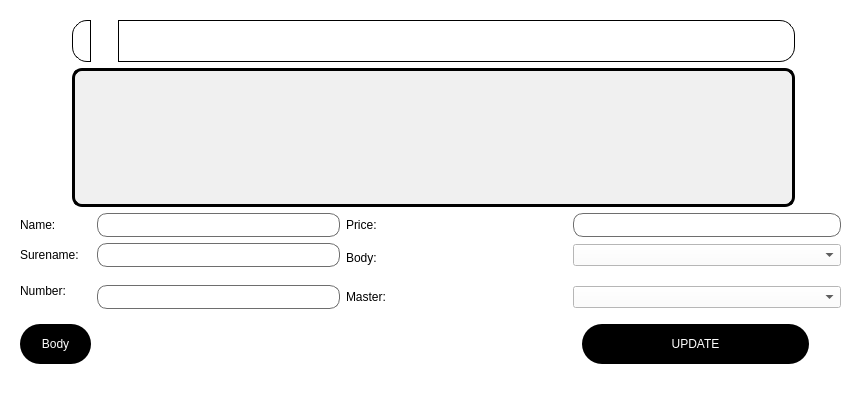
<?xml version="1.0" encoding="UTF-8"?>
<ui version="4.0">
 <class>AcceptReques</class>
 <widget class="QWidget" name="AcceptReques">
  <property name="geometry">
   <rect>
    <x>0</x>
    <y>0</y>
    <width>658</width>
    <height>393</height>
   </rect>
  </property>
  <property name="windowTitle">
   <string>Form</string>
  </property>
  <property name="styleSheet">
   <string notr="true">background-color: rgb(255, 255, 255);
color: rgb(0, 0, 0);
font: 14pt &quot;Candara&quot;;</string>
  </property>
  <layout class="QGridLayout" name="gridLayout_2">
   <item row="0" column="0">
    <widget class="QStackedWidget" name="acceptStkW">
     <property name="currentIndex">
      <number>1</number>
     </property>
     <widget class="QWidget" name="question">
      <property name="styleSheet">
       <string notr="true">QLineEdit {
                 background-color: white;
                 color: black;
                 border: 1px solid rgb(110, 110, 110);
              border-radius: 10px;
                 padding: 3px 7px;
             }

             QLineEdit:focus {
                 border: 2px solid rgb(90, 90, 90);
            }QPushButton
{
	background-color: rgb(0, 0, 0);
	color: rgb(255, 255, 255);
border-radius: 20px;
box-shadow: 0 0 20px 10px rgb(240, 158, 255);
width: 90px;
  height: 90px;
}
QPushButton:hover {
               border: 2px solid rgb(200, 200, 200);
            }
QPushButton:pressed {
             background-color: rgb(255, 255, 255);
	        color: rgb(0, 0, 0);
            }</string>
      </property>
      <layout class="QGridLayout" name="gridLayout">
       <item row="3" column="3">
        <widget class="QPushButton" name="refusePb">
         <property name="text">
          <string/>
         </property>
         <property name="icon">
          <iconset resource="picture.qrc">
           <normaloff>:/photo/refuse.jpg</normaloff>:/photo/refuse.jpg</iconset>
         </property>
         <property name="iconSize">
          <size>
           <width>60</width>
           <height>60</height>
          </size>
         </property>
        </widget>
       </item>
       <item row="3" column="4">
        <spacer name="horizontalSpacer_2">
         <property name="orientation">
          <enum>Qt::Horizontal</enum>
         </property>
         <property name="sizeHint" stdset="0">
          <size>
           <width>40</width>
           <height>20</height>
          </size>
         </property>
        </spacer>
       </item>
       <item row="3" column="2">
        <spacer name="horizontalSpacer_3">
         <property name="orientation">
          <enum>Qt::Horizontal</enum>
         </property>
         <property name="sizeHint" stdset="0">
          <size>
           <width>40</width>
           <height>20</height>
          </size>
         </property>
        </spacer>
       </item>
       <item row="3" column="1">
        <widget class="QPushButton" name="accepPB">
         <property name="text">
          <string/>
         </property>
         <property name="icon">
          <iconset resource="picture.qrc">
           <normaloff>:/photo/acceptJpg.jpg</normaloff>:/photo/acceptJpg.jpg</iconset>
         </property>
         <property name="iconSize">
          <size>
           <width>60</width>
           <height>60</height>
          </size>
         </property>
        </widget>
       </item>
       <item row="0" column="1">
        <spacer name="verticalSpacer_2">
         <property name="orientation">
          <enum>Qt::Vertical</enum>
         </property>
         <property name="sizeHint" stdset="0">
          <size>
           <width>20</width>
           <height>40</height>
          </size>
         </property>
        </spacer>
       </item>
       <item row="4" column="1">
        <spacer name="verticalSpacer">
         <property name="orientation">
          <enum>Qt::Vertical</enum>
         </property>
         <property name="sizeHint" stdset="0">
          <size>
           <width>20</width>
           <height>40</height>
          </size>
         </property>
        </spacer>
       </item>
       <item row="1" column="1" colspan="3">
        <widget class="QLabel" name="label">
         <property name="text">
          <string>Do you want to accept this application?</string>
         </property>
         <property name="alignment">
          <set>Qt::AlignCenter</set>
         </property>
        </widget>
       </item>
       <item row="3" column="0">
        <spacer name="horizontalSpacer">
         <property name="orientation">
          <enum>Qt::Horizontal</enum>
         </property>
         <property name="sizeHint" stdset="0">
          <size>
           <width>40</width>
           <height>20</height>
          </size>
         </property>
        </spacer>
       </item>
       <item row="2" column="1">
        <spacer name="verticalSpacer_3">
         <property name="orientation">
          <enum>Qt::Vertical</enum>
         </property>
         <property name="sizeHint" stdset="0">
          <size>
           <width>20</width>
           <height>40</height>
          </size>
         </property>
        </spacer>
       </item>
      </layout>
     </widget>
     <widget class="QWidget" name="addNewCustomer">
      <property name="styleSheet">
       <string notr="true">QWidget
{
background-color: rgb(255, 255, 255);
color: rgb(0, 0, 0);
	font: 9pt &quot;Candara&quot;;
}
QTableView {
	font: 9pt &quot;Century Gothic&quot;;
    border: 3px solid black;
    border-radius: 10px;
    background-color: #f0f0f0;  /* Фон заокругленого віджета */
    selection-background-color: #a6a6a6;  /* Колір виділення */
}
/* Імена стовбців */
QHeaderView::section {
    background-color: #404040;  /* Колір фону */
    color: white;  /* Колір тексту */
    padding: 4px;
    border: 1px solid #303030;  /* Границі */
}

/* Номерація рядків */
QTableView QTableCornerButton::section {
    background-color: #404040;  /* Колір фону */
    color: white;  /* Колір тексту */
    border: 1px solid #303030;  /* Границі */
}


QTableView::item:hover {
    border: 2px solid #505050;  /* Колір границі при наведенні */
}

QTableView::item:selected {
    border: 2px solid #303030;  /* Колір границі при виділенні */
}
QLineEdit {
font: 12pt &quot;Candara&quot;;
                 background-color: white;
                 color: black;
                 border: 1px solid rgb(110, 110, 110);
              border-radius: 10px;
                 padding: 3px 7px;
             }

             QLineEdit:focus {
                 border: 2px solid rgb(90, 90, 90);
            }
QPushButton
{
	font: 10pt &quot;Candara&quot;;
	background-color: rgb(0, 0, 0);
	color: rgb(255, 255, 255);
border-radius: 20px;
box-shadow: 0 0 20px 10px rgb(240, 158, 255);
width: 50px;
  height: 40px;
}
QPushButton:hover {
               border: 2px solid rgb(200, 200, 200);
            }
QPushButton:pressed {
             background-color: rgb(255, 255, 255);
	        color: rgb(0, 0, 0);
            }
QLabel{font: 12pt &quot;Candara&quot;;}</string>
      </property>
      <layout class="QGridLayout" name="gridLayout_3">
       <item row="6" column="4">
        <widget class="QLabel" name="masterLb">
         <property name="text">
          <string>Master:</string>
         </property>
        </widget>
       </item>
       <item row="2" column="5" colspan="3">
        <widget class="QLineEdit" name="priceLE"/>
       </item>
       <item row="1" column="1" colspan="5">
        <widget class="QTableView" name="customerTv"/>
       </item>
       <item row="6" column="2" colspan="2">
        <widget class="QLineEdit" name="numberLE"/>
       </item>
       <item row="4" column="0" rowspan="3">
        <widget class="QLabel" name="numberLb">
         <property name="text">
          <string>Number:</string>
         </property>
        </widget>
       </item>
       <item row="0" column="1">
        <widget class="QLabel" name="searchLbl">
         <property name="styleSheet">
          <string notr="true">QLabel {
    border: 1px solid #000000; /* Задайте границю */
    border-top-left-radius: 15px; /* Заокруглення тільки з одного боку */
    border-bottom-left-radius: 15px;
    border-top-right-radius: 0; /* Встановіть інші кути без заокруглення */
    border-bottom-right-radius: 0;
    background-color: rgb(255, 255, 255); /* Колір фону */
    color: #000000; /* Колір тексту */
    padding: 5px; /* Відступи */
    width: 35px;
    height: 30px;
}
</string>
         </property>
         <property name="text">
          <string/>
         </property>
         <property name="pixmap">
          <pixmap resource="picture.qrc">:/photo/search.png</pixmap>
         </property>
        </widget>
       </item>
       <item row="2" column="0">
        <widget class="QLabel" name="nameLb">
         <property name="text">
          <string>Name:</string>
         </property>
        </widget>
       </item>
       <item row="3" column="0" colspan="2">
        <widget class="QLabel" name="surenameLb">
         <property name="text">
          <string>Surename:</string>
         </property>
        </widget>
       </item>
       <item row="2" column="2" colspan="2">
        <widget class="QLineEdit" name="nameLE"/>
       </item>
       <item row="3" column="4" rowspan="2">
        <widget class="QLabel" name="bodyLb">
         <property name="text">
          <string>Body:</string>
         </property>
        </widget>
       </item>
       <item row="3" column="5" colspan="3">
        <widget class="QComboBox" name="bodyCb"/>
       </item>
       <item row="6" column="5" colspan="3">
        <widget class="QComboBox" name="mastersCb"/>
       </item>
       <item row="2" column="4">
        <widget class="QLabel" name="priceLb">
         <property name="text">
          <string>Price:</string>
         </property>
        </widget>
       </item>
       <item row="0" column="3" colspan="3">
        <widget class="QLineEdit" name="searchLE">
         <property name="styleSheet">
          <string notr="true"> border: 1px solid #000000; /* Задайте границю */
    border-top-left-radius: 0px; /* Заокруглення тільки з одного боку */
    border-bottom-left-radius: 0;
    border-top-right-radius: 15px; /* Встановіть інші кути без заокруглення */
    border-bottom-right-radius:15px;
    background-color: rgb(255, 255, 255); /* Колір фону */
    color: #000000; /* Колір тексту */
    padding: 5px; /* Відступи */
    width: 665px;
    height: 30px;</string>
         </property>
        </widget>
       </item>
       <item row="3" column="2" colspan="2">
        <widget class="QLineEdit" name="surenameLE"/>
       </item>
       <item row="8" column="0" colspan="2">
        <widget class="QPushButton" name="bodyPb">
         <property name="text">
          <string>Body</string>
         </property>
        </widget>
       </item>
       <item row="8" column="3">
        <widget class="QLabel" name="wantArea">
         <property name="text">
          <string/>
         </property>
        </widget>
       </item>
       <item row="8" column="5" colspan="2">
        <widget class="QStackedWidget" name="buttonStkw">
         <property name="currentIndex">
          <number>1</number>
         </property>
         <widget class="QWidget" name="addPbPage">
          <layout class="QGridLayout" name="gridLayout_4">
           <item row="0" column="0">
            <widget class="QPushButton" name="addPb">
             <property name="text">
              <string>ADD</string>
             </property>
            </widget>
           </item>
          </layout>
         </widget>
         <widget class="QWidget" name="updatePbPage">
          <layout class="QGridLayout" name="gridLayout_5">
           <item row="0" column="0">
            <widget class="QPushButton" name="updatePb">
             <property name="text">
              <string>UPDATE</string>
             </property>
            </widget>
           </item>
          </layout>
         </widget>
        </widget>
       </item>
      </layout>
     </widget>
    </widget>
   </item>
  </layout>
 </widget>
 <resources>
  <include location="picture.qrc"/>
 </resources>
 <connections/>
</ui>
